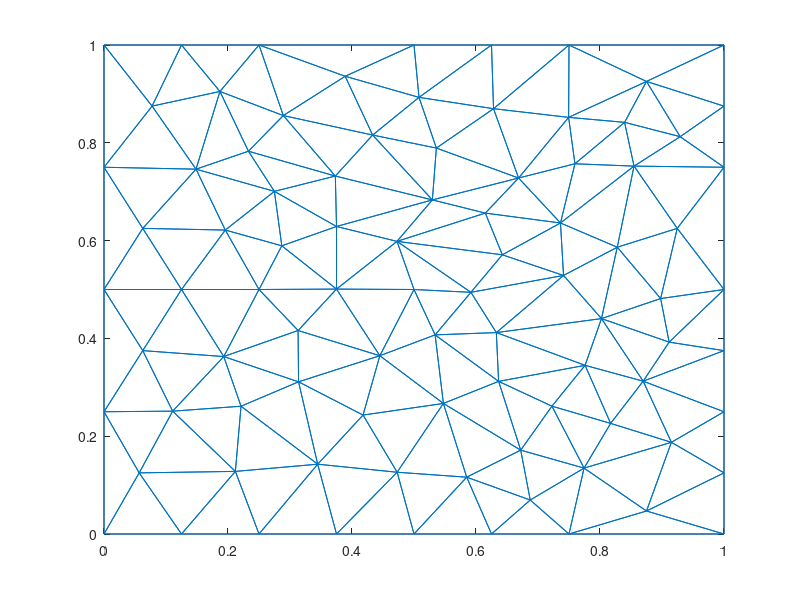
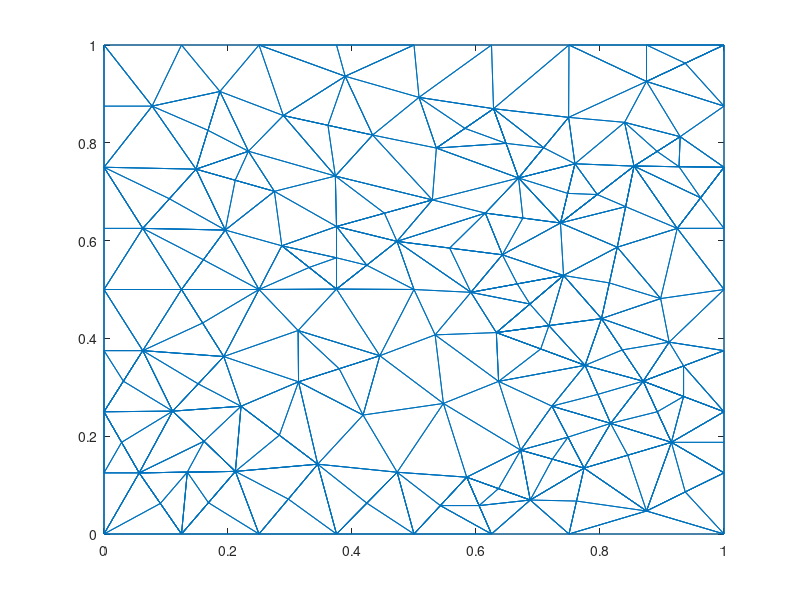
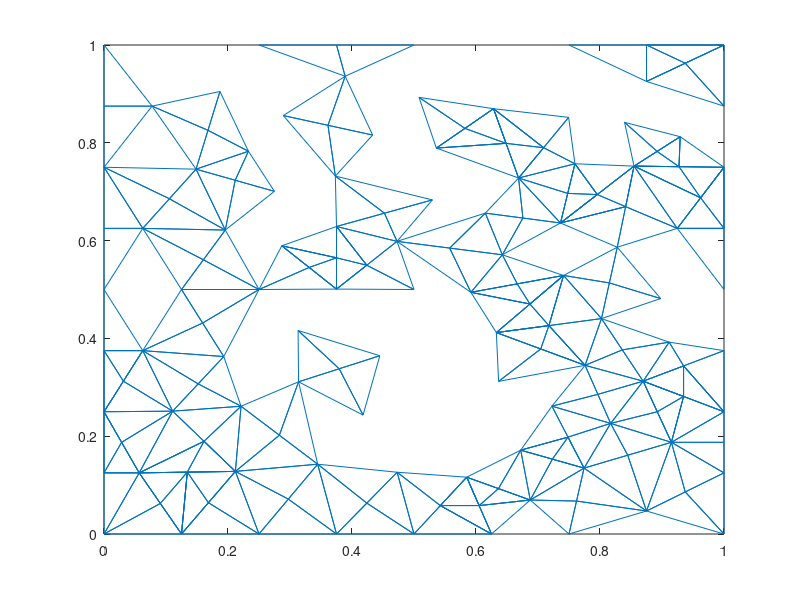

These figures' MATLAB source, in order:
nodesBefore = [0,0;
1,0;
1,1;
0,1;
0.5,0.5;
0,0.5;
0.0625,0.625;
0.25,0.5;
0,0.25;
0.5,0;
0,0.75;
0.125,0.5;
0.5,1;
0.433275,0.815849;
0.148437,0.746094;
0.195626,0.621564;
0.529625,0.683244;
0.375,0.628853;
0.25,1;
0.373136,0.732013;
0.286769,0.589388;
0.375,0.500839;
0.27482,0.700717;
0.313771,0.311229;
0.313066,0.416148;
0.0625,0.375;
0.193152,0.362881;
0.25,0;
0.221019,0.261294;
0.110735,0.251224;
0.0567566,0.125;
0.289186,0.855722;
0.0775596,0.875;
0.232942,0.782767;
0.125,1;
0.186981,0.904974;
0.344656,0.142753;
0.125,0;
0.472573,0.598451;
0.924569,0.625;
0.38898,0.936063;
0.211891,0.128028;
0.375,0;
0.547402,0.26699;
0.444875,0.364572;
0.417838,0.243238;
0.47281,0.126311;
0.625,0;
0.75,0;
0.536065,0.78923;
0.75,1;
1,0.5;
0.6875,0.0694813;
0.585002,0.116209;
0.625,1;
0.642467,0.570984;
0.508074,0.892911;
1,0.25;
0.668679,0.727983;
0.749387,0.852019;
0.628269,0.869741;
0.736262,0.636012;
0.802373,0.440498;
0.82784,0.586474;
0.741191,0.528744;
0.632806,0.411914;
0.615033,0.656252;
0.854872,0.752318;
0.534065,0.407201;
1,0.75;
0.875,0.925491;
0.897806,0.481478;
1,0.375;
0.591791,0.494234;
0.722482,0.261441;
0.67209,0.171457;
0.774275,0.134747;
1,0.875;
0.839631,0.841845;
0.759557,0.757126;
0.92931,0.8125;
0.869619,0.3125;
0.875,0.0470411;
0.911511,0.392352;
0.775933,0.344943;
0.817138,0.226203;
1,0.125;
0.915154,0.1875;
0.63646,0.312134;
];
trianglesBefore = [76,77,75;
12,6,26;
8,16,12;
11,6,7;
24,45,25;
25,22,8;
24,27,29;
12,7,6;
6,9,26;
28,42,38;
14,17,50;
7,15,11;
17,20,18;
21,16,8;
25,45,22;
16,23,15;
34,15,23;
16,15,7;
15,33,11;
50,57,14;
12,16,7;
18,21,22;
35,36,19;
4,11,33;
14,20,17;
14,32,20;
23,18,20;
17,18,39;
41,57,13;
59,50,17;
22,21,8;
32,14,41;
12,27,8;
22,5,39;
16,21,23;
18,23,21;
24,25,27;
37,29,42;
12,26,27;
46,24,37;
9,1,31;
8,27,25;
26,9,30;
29,37,24;
42,30,31;
27,26,30;
42,28,37;
9,31,30;
30,29,27;
10,47,43;
24,46,45;
15,34,36;
20,32,34;
35,4,33;
20,34,23;
34,32,36;
36,33,15;
36,35,33;
19,36,32;
47,46,37;
22,39,18;
31,1,38;
39,5,74;
89,85,66;
13,57,55;
13,19,41;
19,32,41;
30,42,29;
38,42,31;
48,49,53;
37,28,43;
68,64,40;
44,89,69;
22,45,5;
37,43,47;
44,45,46;
44,47,54;
44,46,47;
48,53,54;
39,56,67;
59,17,67;
10,48,54;
71,51,60;
55,57,61;
41,14,57;
84,52,72;
57,50,61;
2,83,49;
64,65,63;
54,47,10;
60,61,59;
67,62,59;
59,61,50;
62,64,68;
63,85,82;
74,65,56;
54,53,76;
68,80,62;
61,51,55;
68,40,70;
61,60,51;
65,62,56;
71,3,51;
65,66,63;
73,82,58;
70,40,52;
72,40,64;
39,74,56;
63,72,64;
45,69,5;
69,89,66;
39,67,17;
62,67,56;
70,78,81;
80,79,60;
44,69,45;
74,69,66;
40,72,52;
65,64,62;
78,3,71;
79,80,68;
82,86,88;
79,71,60;
77,86,75;
84,82,73;
69,74,5;
65,74,66;
44,54,76;
84,63,82;
77,76,53;
76,75,89;
49,77,53;
83,87,88;
68,70,81;
71,79,81;
60,59,80;
62,80,59;
71,81,78;
68,81,79;
88,87,58;
77,49,83;
52,84,73;
63,84,72;
66,85,63;
86,85,75;
77,83,88;
85,86,82;
82,88,58;
83,2,87;
88,86,77;
76,89,44;
85,89,75;
];
figure;trimesh(trianglesBefore, nodesBefore(:,1), nodesBefore(:,2));
nodesAfter = [0,0;
1,0;
1,1;
0,1;
0.5,0.5;
0,0.5;
0.0625,0.625;
0.25,0.5;
0,0.25;
0.5,0;
0,0.75;
0.125,0.5;
0.5,1;
0.433275,0.815849;
0.148437,0.746094;
0.195626,0.621564;
0.529625,0.683244;
0.375,0.628853;
0.25,1;
0.373136,0.732013;
0.286769,0.589388;
0.375,0.500839;
0.27482,0.700717;
0.313771,0.311229;
0.313066,0.416148;
0.0625,0.375;
0.193152,0.362881;
0.25,0;
0.221019,0.261294;
0.110735,0.251224;
0.0567566,0.125;
0.289186,0.855722;
0.0775596,0.875;
0.232942,0.782767;
0.125,1;
0.186981,0.904974;
0.344656,0.142753;
0.125,0;
0.472573,0.598451;
0.924569,0.625;
0.38898,0.936063;
0.211891,0.128028;
0.375,0;
0.547402,0.26699;
0.444875,0.364572;
0.417838,0.243238;
0.47281,0.126311;
0.625,0;
0.75,0;
0.536065,0.78923;
0.75,1;
1,0.5;
0.6875,0.0694813;
0.585002,0.116209;
0.625,1;
0.642467,0.570984;
0.508074,0.892911;
1,0.25;
0.668679,0.727983;
0.749387,0.852019;
0.628269,0.869741;
0.736262,0.636012;
0.802373,0.440498;
0.82784,0.586474;
0.741191,0.528744;
0.632806,0.411914;
0.615033,0.656252;
0.854872,0.752318;
0.534065,0.407201;
1,0.75;
0.875,0.925491;
0.897806,0.481478;
1,0.375;
0.591791,0.494234;
0.722482,0.261441;
0.67209,0.171457;
0.774275,0.134747;
1,0.875;
0.839631,0.841845;
0.759557,0.757126;
0.92931,0.8125;
0.869619,0.3125;
0.875,0.0470411;
0.911511,0.392352;
0.775933,0.344943;
0.817138,0.226203;
1,0.125;
0.915154,0.1875;
0.63646,0.312134;
0.748378,0.198094;
0.160313,0.560782;
0,0.625;
0.379323,0.337901;
0.105469,0.685547;
0.452312,0.656049;
0.211629,0.723405;
0,0.875;
0.361231,0.835786;
0.159076,0.431441;
0.423787,0.549645;
0.282837,0.202024;
0,0.125;
0.0283783,0.1875;
0.161313,0.189626;
0.134324,0.126514;
0.151944,0.307053;
0.297328,0.0713766;
0.423905,0.0631556;
0.167709,0.825534;
0.0908783,0.0625;
0.375,1;
0.55752,0.584718;
0.542501,0.0581045;
0.815107,0.513486;
0.709033,0.790001;
0.675647,0.646132;
0.835996,0.376499;
0.875,1;
0.71759,0.426206;
1,0.625;
0.762137,0.0673734;
0.9375,0.0860206;
1,0.1875;
0.796535,0.285573;
0.844714,0.161123;
0.723182,0.153102;
0,0.375;
0.03125,0.3125;
0.168445,0.0640138;
0.375,0.564846;
0.70437,0.378429;
0.605001,0.0581045;
0.648474,0.798862;
0.9375,0.962745;
0.686999,0.470329;
0.330884,0.545114;
0.841356,0.669396;
0.636251,0.0928451;
0.582167,0.829485;
0.795567,0.694165;
0.666491,0.511489;
0.747909,0.696569;
0.962285,0.6875;
0.927436,0.751159;
0.93481,0.34375;
0.93481,0.28125;
0.892387,0.25;
0.892091,0.782409;
];
trianglesAfter = [77,75,76;
12,6,26;
16,12,8;
11,6,7;
24,45,25;
25,22,8;
24,27,29;
12,7,6;
6,9,26;
42,38,28;
14,17,50;
7,15,11;
18,17,20;
21,16,8;
25,45,22;
23,15,16;
15,23,34;
15,7,16;
15,33,11;
50,57,14;
12,16,7;
22,18,21;
35,36,19;
4,11,33;
14,20,17;
14,32,20;
23,18,20;
17,18,39;
41,57,13;
59,50,17;
22,21,8;
32,14,41;
12,27,8;
39,22,5;
16,21,23;
18,23,21;
24,25,27;
37,29,42;
27,12,26;
46,24,37;
9,1,31;
8,27,25;
26,9,30;
29,37,24;
42,30,31;
30,27,26;
28,37,42;
9,31,30;
27,30,29;
47,43,10;
45,24,46;
36,15,34;
20,32,34;
35,4,33;
20,34,23;
34,32,36;
15,36,33;
36,35,33;
19,36,32;
47,46,37;
22,39,18;
38,31,1;
39,5,74;
85,66,89;
13,57,55;
13,19,41;
19,32,41;
30,42,29;
42,31,38;
48,49,53;
37,28,43;
68,64,40;
44,89,69;
22,45,5;
43,47,37;
44,45,46;
44,47,54;
44,46,47;
54,48,53;
39,56,67;
59,17,67;
54,10,48;
71,51,60;
55,57,61;
41,14,57;
84,52,72;
50,61,57;
2,83,49;
63,64,65;
10,54,47;
59,60,61;
67,62,59;
59,61,50;
64,68,62;
82,63,85;
74,65,56;
54,53,76;
62,68,80;
61,51,55;
40,70,68;
61,60,51;
65,62,56;
3,51,71;
66,63,65;
73,82,58;
52,70,40;
72,40,64;
56,39,74;
64,63,72;
45,69,5;
69,89,66;
39,67,17;
62,67,56;
70,78,81;
80,79,60;
44,69,45;
74,69,66;
40,72,52;
65,64,62;
3,71,78;
79,80,68;
88,82,86;
79,71,60;
75,77,86;
82,73,84;
69,74,5;
66,65,74;
44,54,76;
63,82,84;
77,76,53;
76,75,89;
49,77,53;
83,87,88;
68,70,81;
71,79,81;
60,59,80;
62,80,59;
71,81,78;
68,81,79;
87,58,88;
77,49,83;
52,84,73;
63,84,72;
63,66,85;
86,85,75;
88,77,83;
85,86,82;
58,82,88;
87,83,2;
77,88,86;
76,89,44;
85,89,75;
75,90,86;
90,77,86;
75,76,90;
76,77,90;
12,91,7;
91,16,7;
12,8,91;
91,8,16;
11,92,7;
92,6,7;
45,93,46;
93,24,46;
45,25,93;
93,25,24;
15,94,16;
94,7,16;
15,11,94;
94,11,7;
17,95,39;
95,18,39;
17,20,95;
95,20,18;
15,96,34;
96,23,34;
15,16,96;
96,16,23;
4,97,33;
97,11,33;
32,98,41;
98,14,41;
32,20,98;
98,20,14;
27,99,26;
99,12,26;
27,8,99;
99,8,12;
18,22,100;
100,39,18;
22,5,100;
100,5,39;
29,101,24;
101,37,24;
29,42,101;
101,42,37;
31,9,102;
102,1,31;
9,103,30;
103,31,30;
9,102,103;
103,102,31;
30,104,29;
104,42,29;
30,31,104;
31,42,104;
38,42,105;
31,38,105;
42,104,105;
105,104,31;
27,106,29;
106,30,29;
27,26,106;
106,26,30;
37,107,43;
107,28,43;
37,42,107;
107,42,28;
43,108,37;
108,47,37;
43,10,108;
108,10,47;
15,109,33;
109,36,33;
15,34,109;
109,34,36;
31,110,105;
110,38,105;
31,1,110;
110,1,38;
13,111,41;
111,19,41;
56,112,74;
112,39,74;
56,67,112;
112,67,39;
10,113,47;
113,54,47;
10,48,113;
48,54,113;
64,114,72;
114,63,72;
64,65,114;
114,65,63;
60,115,80;
115,59,80;
60,61,115;
61,59,115;
62,116,56;
116,67,56;
62,59,116;
116,59,67;
63,117,84;
117,82,84;
63,85,117;
117,85,82;
71,3,118;
118,51,71;
63,119,85;
66,85,119;
63,65,119;
65,66,119;
52,120,40;
70,40,120;
77,121,83;
121,49,83;
77,53,121;
121,53,49;
87,122,2;
122,83,2;
87,88,122;
122,88,83;
87,123,88;
123,58,88;
85,124,82;
124,86,82;
85,75,124;
124,75,86;
77,125,86;
125,88,86;
77,83,125;
125,83,88;
77,126,53;
126,76,53;
77,90,126;
126,90,76;
6,127,26;
9,26,127;
26,128,30;
128,9,30;
26,127,128;
128,127,9;
38,129,105;
129,42,105;
38,28,129;
129,28,42;
18,130,100;
130,22,100;
18,21,130;
21,22,130;
66,131,119;
131,85,119;
66,89,131;
131,89,85;
48,132,113;
132,54,113;
48,53,132;
53,54,132;
59,133,50;
61,50,133;
59,115,133;
133,115,61;
3,134,78;
134,71,78;
3,118,134;
134,118,71;
66,135,74;
65,74,135;
66,119,135;
135,119,65;
22,136,8;
136,21,8;
22,130,136;
136,130,21;
64,137,62;
68,62,137;
64,40,137;
137,40,68;
54,138,76;
138,53,76;
54,132,138;
138,132,53;
61,139,133;
139,50,133;
61,57,139;
139,57,50;
80,62,140;
140,68,80;
62,137,140;
140,137,68;
65,141,135;
141,74,135;
65,56,141;
141,56,74;
62,142,59;
142,80,59;
62,140,142;
142,140,80;
70,143,120;
143,40,120;
70,68,143;
143,68,40;
81,68,144;
144,70,81;
68,143,144;
144,143,70;
82,145,84;
145,73,84;
82,58,145;
145,58,73;
58,146,88;
82,88,146;
58,145,146;
146,145,82;
82,147,146;
147,88,146;
82,86,147;
147,86,88;
68,148,79;
148,81,79;
68,144,148;
148,144,81;
];
figure;trimesh(trianglesAfter, nodesAfter(:,1), nodesAfter(:,2));
trianglesDifference = [75,90,86;
90,77,86;
75,76,90;
76,77,90;
12,91,7;
91,16,7;
12,8,91;
91,8,16;
11,92,7;
92,6,7;
45,93,46;
93,24,46;
45,25,93;
93,25,24;
15,94,16;
94,7,16;
15,11,94;
94,11,7;
17,95,39;
95,18,39;
17,20,95;
95,20,18;
15,96,34;
96,23,34;
15,16,96;
96,16,23;
4,97,33;
97,11,33;
32,98,41;
98,14,41;
32,20,98;
98,20,14;
27,99,26;
99,12,26;
27,8,99;
99,8,12;
18,22,100;
100,39,18;
22,5,100;
100,5,39;
29,101,24;
101,37,24;
29,42,101;
101,42,37;
31,9,102;
102,1,31;
9,103,30;
103,31,30;
9,102,103;
103,102,31;
30,104,29;
104,42,29;
30,31,104;
31,42,104;
38,42,105;
31,38,105;
42,104,105;
105,104,31;
27,106,29;
106,30,29;
27,26,106;
106,26,30;
37,107,43;
107,28,43;
37,42,107;
107,42,28;
43,108,37;
108,47,37;
43,10,108;
108,10,47;
15,109,33;
109,36,33;
15,34,109;
109,34,36;
31,110,105;
110,38,105;
31,1,110;
110,1,38;
13,111,41;
111,19,41;
56,112,74;
112,39,74;
56,67,112;
112,67,39;
10,113,47;
113,54,47;
10,48,113;
48,54,113;
64,114,72;
114,63,72;
64,65,114;
114,65,63;
60,115,80;
115,59,80;
60,61,115;
61,59,115;
62,116,56;
116,67,56;
62,59,116;
116,59,67;
63,117,84;
117,82,84;
63,85,117;
117,85,82;
71,3,118;
118,51,71;
63,119,85;
66,85,119;
63,65,119;
65,66,119;
52,120,40;
70,40,120;
77,121,83;
121,49,83;
77,53,121;
121,53,49;
87,122,2;
122,83,2;
87,88,122;
122,88,83;
87,123,88;
123,58,88;
85,124,82;
124,86,82;
85,75,124;
124,75,86;
77,125,86;
125,88,86;
77,83,125;
125,83,88;
77,126,53;
126,76,53;
77,90,126;
126,90,76;
6,127,26;
9,26,127;
26,128,30;
128,9,30;
26,127,128;
128,127,9;
38,129,105;
129,42,105;
38,28,129;
129,28,42;
18,130,100;
130,22,100;
18,21,130;
21,22,130;
66,131,119;
131,85,119;
66,89,131;
131,89,85;
48,132,113;
132,54,113;
48,53,132;
53,54,132;
59,133,50;
61,50,133;
59,115,133;
133,115,61;
3,134,78;
134,71,78;
3,118,134;
134,118,71;
66,135,74;
65,74,135;
66,119,135;
135,119,65;
22,136,8;
136,21,8;
22,130,136;
136,130,21;
64,137,62;
68,62,137;
64,40,137;
137,40,68;
54,138,76;
138,53,76;
54,132,138;
138,132,53;
61,139,133;
139,50,133;
61,57,139;
139,57,50;
80,62,140;
140,68,80;
62,137,140;
140,137,68;
65,141,135;
141,74,135;
65,56,141;
141,56,74;
62,142,59;
142,80,59;
62,140,142;
142,140,80;
70,143,120;
143,40,120;
70,68,143;
143,68,40;
81,68,144;
144,70,81;
68,143,144;
144,143,70;
82,145,84;
145,73,84;
82,58,145;
145,58,73;
58,146,88;
82,88,146;
58,145,146;
146,145,82;
82,147,146;
147,88,146;
82,86,147;
147,86,88;
68,148,79;
148,81,79;
68,144,148;
148,144,81;
];
figure;trimesh(trianglesDifference, nodesAfter(:,1), nodesAfter(:,2));
